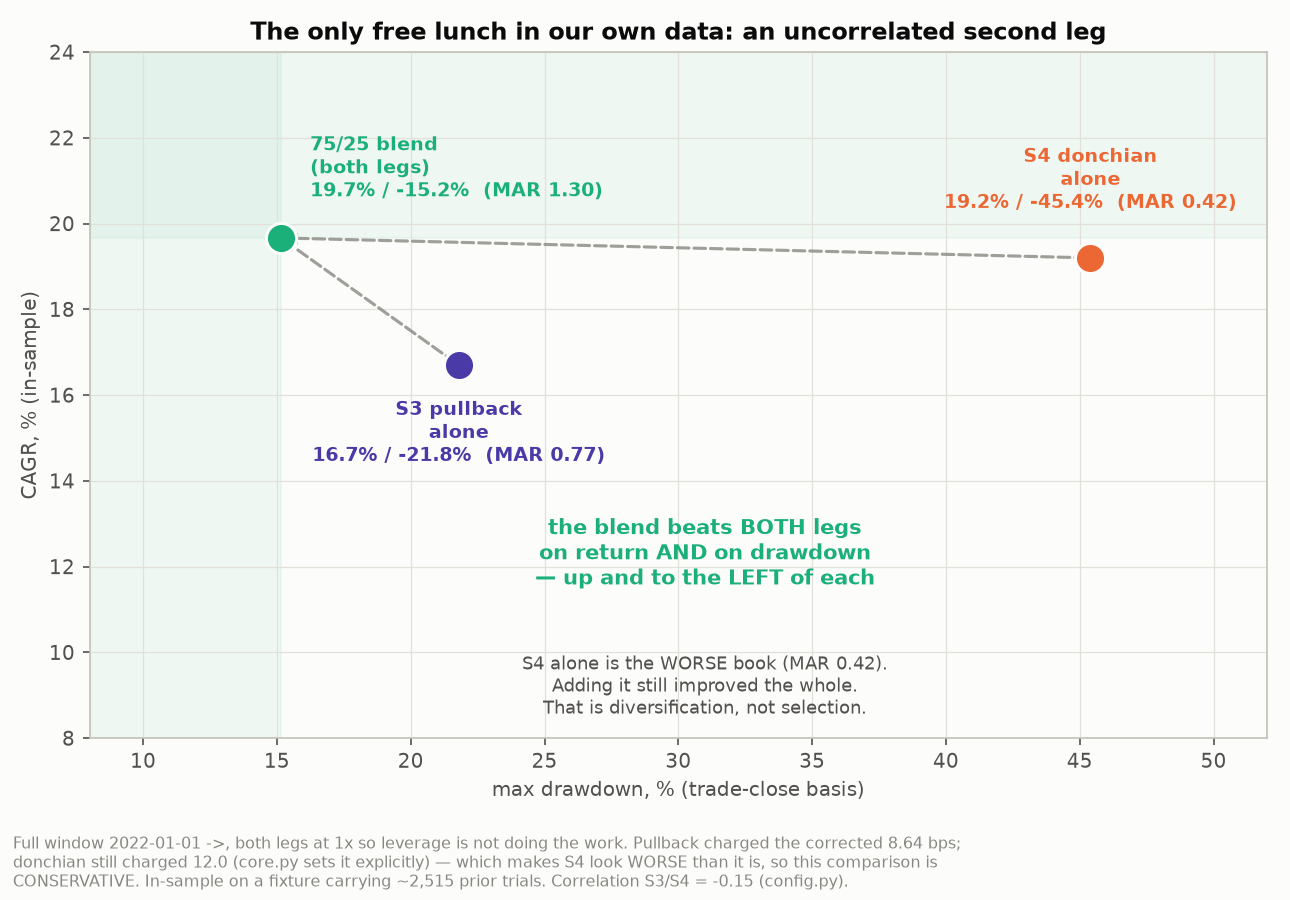

Generate this figure with Python:
"""The one thing in our own data that does what Casey asked.

Not a new study - a re-reading of numbers already computed, on the same
trade-close basis. Adding the donchian leg to the pullback book raised return
above BOTH legs while cutting drawdown below BOTH legs. That is "more profit,
no more drawdown", and no cost or yield tweak comes close to it.

    python3 research/frontier/breadth.py [out_dir]
"""
from __future__ import annotations
import json, os, sys
import matplotlib; matplotlib.use("Agg")
import matplotlib.pyplot as plt

HERE = os.path.dirname(os.path.abspath(__file__))
OUT = sys.argv[1] if len(sys.argv) > 1 else HERE
BLUE, ORANGE, AQUA = "#2a78d6", "#eb6834", "#1baf7a"
MAGENTA, VIOLET, RED = "#e87ba4", "#4a3aa7", "#e34948"
INK, SEC, MUTED, GRID, AX, SURF = "#0b0b0b", "#52514e", "#898781", "#e1e0d9", "#c3c2b7", "#fcfcfb"
plt.rcParams.update({"figure.facecolor": SURF, "axes.facecolor": SURF,
                     "axes.edgecolor": AX, "axes.labelcolor": SEC, "text.color": INK,
                     "xtick.color": SEC, "ytick.color": SEC, "grid.color": GRID,
                     "font.size": 9.5, "axes.titlesize": 11.5, "axes.titleweight": "bold"})

d = json.load(open(os.path.join(HERE, "frontier.json")))
s = d["single"]["live_fee"]
blend = d["rays"]["live_fee"][d["levs"].index(1.0)]

PTS = [("S3 pullback\nalone", abs(s["S3"]["max_dd_pct"]), s["S3"]["cagr_pct"], VIOLET),
       ("S4 donchian\nalone", abs(s["S4"]["max_dd_pct"]), s["S4"]["cagr_pct"], ORANGE),
       ("75/25 blend\n(both legs)", abs(blend["dd"]), blend["cagr"], AQUA)]

fig, ax = plt.subplots(figsize=(8.6, 6.0))

# the quadrant the blend occupies relative to BOTH legs
bx, by = PTS[2][1], PTS[2][2]
ax.axvspan(8, bx, color=AQUA, alpha=0.055, zorder=1)
ax.axhspan(by, 24, color=AQUA, alpha=0.055, zorder=1)

OFF = {"S3": (0, -46, "center"), "S4": (0, 24, "center"),
       "75": (14, 20, "left")}
for lab, dd, cagr, col in PTS:
    ax.scatter([dd], [cagr], s=210, color=col, zorder=6, edgecolor=SURF, lw=1.5)
    dx, dy, ha = OFF[lab[:2]]
    ax.annotate(f"{lab}\n{cagr:.1f}% / -{dd:.1f}%  (MAR {cagr/dd:.2f})",
                xy=(dd, cagr), xytext=(dx, dy), textcoords="offset points",
                ha=ha, fontsize=9.2, color=col, fontweight="bold")

for lab, dd, cagr, col in PTS[:2]:
    ax.annotate("", xy=(bx, by), xytext=(dd, cagr),
                arrowprops=dict(arrowstyle="->", color=MUTED, lw=1.5,
                                ls="--", alpha=0.8))

ax.text(31, 12.3, "the blend beats BOTH legs\non return AND on drawdown\n"
                  "— up and to the LEFT of each",
        color=AQUA, fontsize=10, fontweight="bold", ha="center", va="center")
ax.text(31, 9.2, "S4 alone is the WORSE book (MAR 0.42).\n"
                 "Adding it still improved the whole.\n"
                 "That is diversification, not selection.",
        color=SEC, fontsize=8.8, ha="center", va="center")

ax.set_xlabel("max drawdown, % (trade-close basis)")
ax.set_ylabel("CAGR, % (in-sample)")
ax.set_title("The only free lunch in our own data: an uncorrelated second leg")
ax.set_xlim(8, 52); ax.set_ylim(8, 24)
ax.grid(lw=0.6, zorder=0)
fig.text(0.01, 0.015,
         "Full window 2022-01-01 ->, both legs at 1x so leverage is not doing the work. Pullback charged the "
         "corrected 8.64 bps;\ndonchian still charged 12.0 (core.py sets it explicitly) — which makes S4 look "
         "WORSE than it is, so this comparison is\nCONSERVATIVE. In-sample on a fixture carrying ~2,515 prior "
         "trials. Correlation S3/S4 = -0.15 (config.py).",
         fontsize=7.6, color=MUTED)
fig.tight_layout(rect=(0, 0.085, 1, 1))
p = os.path.join(OUT, "breadth.png"); fig.savefig(p, dpi=150)
print("wrote", p)
for lab, dd, cagr, _ in PTS:
    print(f"  {lab.replace(chr(10),' '):<26} CAGR {cagr:6.2f}%  DD -{dd:5.2f}%  MAR {cagr/dd:.2f}")
